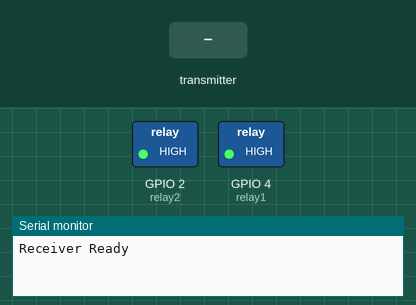
A sketch run on a simulated ESP32. On the bench: switched loads named in the sketch (green lamp = pin HIGH), the last lines printed to the serial monitor. The test bench sets the inputs (shaded band).

Above: at 1.2 s.
1.3 s: the transmitter starts sending bpm = 0
At 2.5 s:
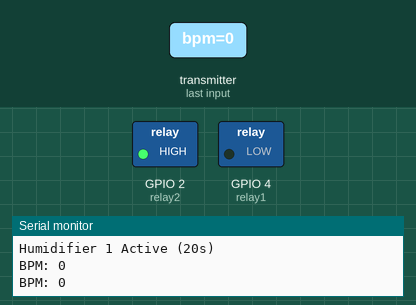
Timing chart, 0 to 22.8 s (numbered marks = the images above; inputs shaded):
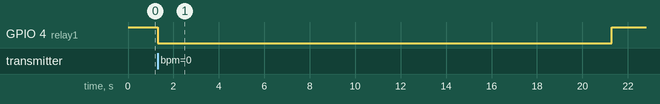

Measured:
- after the input at 1.3 s, GPIO 4 (relay1): HIGH → LOW at once, → HIGH 20.0 s later

The sketch:

20sec_timer_receiver.ino
```cpp
#include <WiFi.h>
#include <esp_now.h>

const int relay1 = 4;
const int relay2 = 2;

typedef struct {
  float bpm;
} Message;

Message incoming;

int currentZone = -1;     // 0 = <=100, 1 = >100
bool timerRunning = false;
unsigned long startTime = 0;

void onReceive(const esp_now_recv_info_t *info,
               const uint8_t *data,
               int len) {

  memcpy(&incoming, data, sizeof(incoming));

  int newZone = (incoming.bpm > 100) ? 1 : 0;

  Serial.print("BPM: ");
  Serial.println((int)incoming.bpm);

  // Only trigger when crossing the threshold
  if (newZone != currentZone) {

    currentZone = newZone;
    startTime = millis();
    timerRunning = true;

    if (newZone == 0) {

      digitalWrite(relay1, LOW);    // ON
      digitalWrite(relay2, HIGH);   // OFF

      Serial.println("Humidifier 1 Active (20s)");
    }
    else {

      digitalWrite(relay1, HIGH);   // OFF
      digitalWrite(relay2, LOW);    // ON

      Serial.println("Humidifier 2 Active (20s)");
    }
  }
}

void setup() {

  Serial.begin(115200);

  pinMode(relay1, OUTPUT);
  pinMode(relay2, OUTPUT);

  digitalWrite(relay1, HIGH);
  digitalWrite(relay2, HIGH);

  WiFi.mode(WIFI_STA);

  if (esp_now_init() != ESP_OK) {
    Serial.println("ESP-NOW Init Failed");
    return;
  }

  esp_now_register_recv_cb(onReceive);

  Serial.println("Receiver Ready");
}

void loop() {

  if (timerRunning && millis() - startTime >= 20000) {

    digitalWrite(relay1, HIGH);
    digitalWrite(relay2, HIGH);

    timerRunning = false;

    Serial.println("20 seconds completed - All Humidifiers OFF");
  }
}
```
